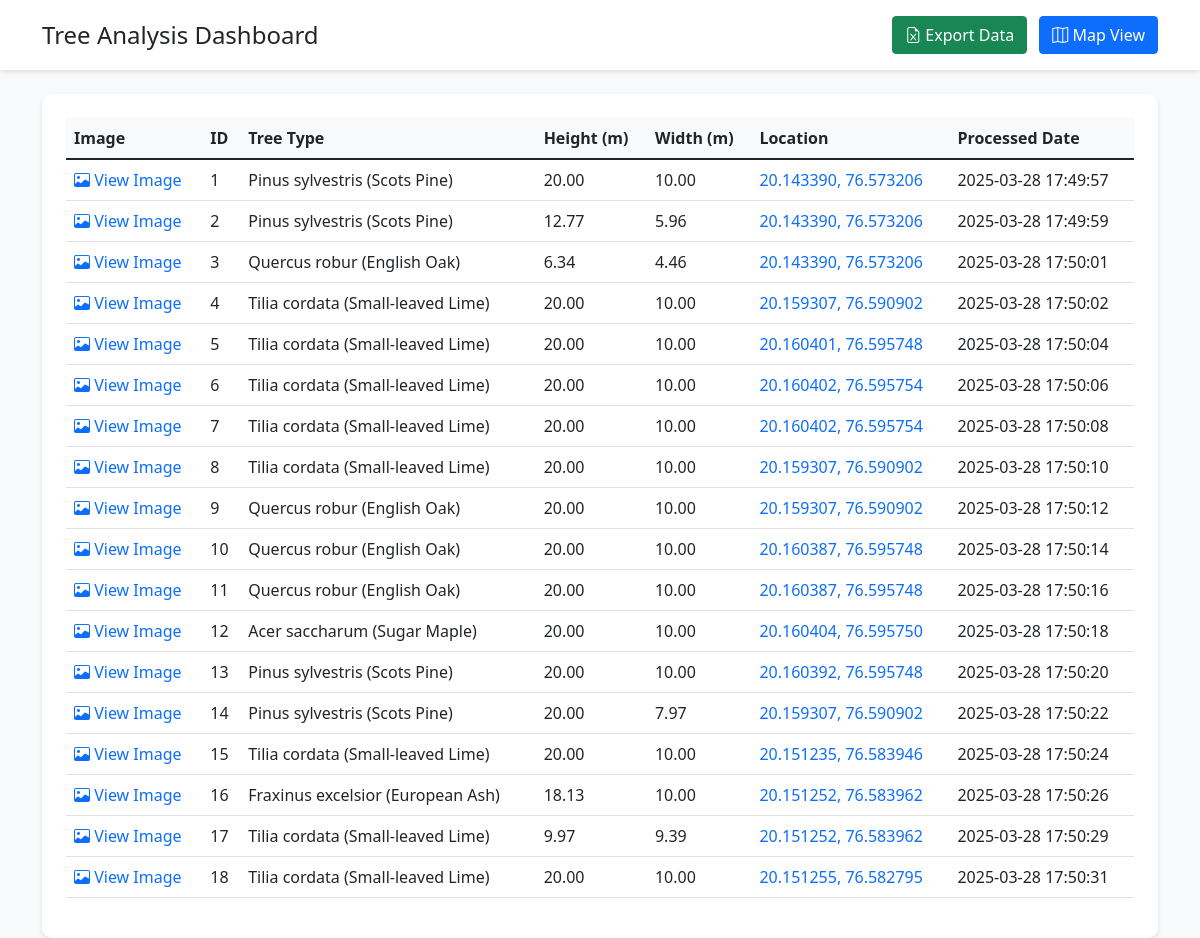
The page / on the database its author committed.
### tables this page shows
CREATE TABLE trees (
                id INTEGER PRIMARY KEY AUTOINCREMENT,
                image_path TEXT NOT NULL,
                tree_type TEXT NOT NULL,
                height_m REAL NOT NULL,
                width_m REAL NOT NULL,
                latitude REAL,
                longitude REAL,
                processed_date TEXT NOT NULL
            );

### utils/web_ui.py (the view)
@app.route('/')
def index():
    results = get_db().get_all_trees()
    trees = []
    for i, result in enumerate(results, start=1):
        image_name = os.path.basename(result[1])
        tree_data = {
            'id': i,  # Use sequential ID starting from 1
            'image_name': image_name,
            'image_path': result[1],
            'tree_type': result[2],
            'height_m': result[3],
            'width_m': result[4],
            'latitude': result[5],
            'longitude': result[6],
            'processed_date': result[7]  # Changed from 8 to 7
        }
        trees.append(tree_data)
    return render_template('index.html', trees=trees)

### utils/database.py (called while the page is built)
    def _create_tables(self):
        conn = self.get_db_connection()
        cursor = conn.cursor()
        cursor.execute('''
            CREATE TABLE IF NOT EXISTS trees (
                id INTEGER PRIMARY KEY AUTOINCREMENT,
                image_path TEXT NOT NULL,
                tree_type TEXT NOT NULL,
                height_m REAL NOT NULL,
                width_m REAL NOT NULL,
                latitude REAL,
                longitude REAL,
                processed_date TEXT NOT NULL
            )
        ''')
        conn.commit()
        conn.close()

    def get_db_connection(self):
        return sqlite3.connect(self.db_path)

    def get_all_trees(self):
        conn = self.get_db_connection()
        cursor = conn.cursor()
        cursor.execute('SELECT * FROM trees ORDER BY id')
        trees = cursor.fetchall()
        conn.close()
        return trees

### utils/web_ui.py (called while the page is built)
def get_db():
    return Database()

### utils/templates/index.html (shortened to what this page needs)
<!DOCTYPE html>
<html lang="en">
<head>
    <link href="https://cdn.jsdelivr.net/npm/bootstrap@5.1.3/dist/css/bootstrap.min.css" rel="stylesheet">
    <link rel="stylesheet" href="https://cdn.jsdelivr.net/npm/bootstrap-icons@1.7.2/font/bootstrap-icons.css">
</head>
<body>
    <div class="dashboard-header">
        <div class="container">
            <div class="d-flex justify-content-between align-items-center">
                <h1 class="h4 mb-0">Tree Analysis Dashboard</h1>
                <div>
                    <a href="{{ url_for('export_to_excel') }}" class="btn btn-success me-2">
                        <i class="bi bi-file-earmark-excel"></i> Export Data
                    </a>
                    <a href="{{ url_for('map_view') }}" class="btn btn-primary">
                        <i class="bi bi-map"></i> Map View
                    </a>
                </div>
            </div>
        </div>
    </div>
    <div class="container">
        <div class="table-container">
            <div class="table-responsive">
                <table class="table table-hover">
                    <thead>
                        <tr>
                            <th>Image</th>
                            <th>ID</th>
                            <th>Tree Type</th>
                            <th>Height (m)</th>
                            <th>Width (m)</th>
                            <th>Location</th>
                            <th>Processed Date</th>
                        </tr>
                    </thead>
                    <tbody>
                        {% for tree in trees %}
                        <tr>
                            <td>
                                <a href="{{ url_for('serve_image', filename=tree.image_name) }}"
                                   target="_blank"
                                   class="image-link">
                                    <i class="bi bi-image"></i> View Image
                                </a>
                            </td>
                            <td>{{ tree.id }}</td>
                            <td>{{ tree.tree_type }}</td>
                            <td>{{ "%.2f"|format(tree.height_m|float) }}</td>
                            <td>{{ "%.2f"|format(tree.width_m|float) }}</td>
                            <td>
                                {% if tree.latitude and tree.longitude %}
                                    <a href="https://www.openstreetmap.org/?mlat={{ tree.latitude }}&mlon={{ tree.longitude }}&zoom=15"
                                       target="_blank"
                                       class="location-link">
                                        {{ "%.6f"|format(tree.latitude|float) }}, {{ "%.6f"|format(tree.longitude|float) }}
                                    </a>
                                {% else %}
                                    <span class="text-muted">No GPS Data</span>
                                {% endif %}
                            </td>
                            <td>{{ tree.processed_date }}</td>
                        </tr>
                        {% endfor %}
                    </tbody>
                </table>
            </div>
        </div>
    </div>
</body>
</html>

### utils/templates/index.html (style rules this page uses)
body { background-color: #f8f9fa; }
.dashboard-header { background-color: #ffffff; padding: 1rem 0; box-shadow: 0 2px 4px rgba(0,0,0,0.1); margin-bottom: 1.5rem; }
.table-container { background-color: #ffffff; border-radius: 10px; box-shadow: 0 2px 4px rgba(0,0,0,0.1); padding: 1.5rem; }
.table th { background-color: #f8f9fa; font-weight: 600; white-space: nowrap; }
.table td { vertical-align: middle; }
.location-link, .image-link, .nav-link { color: #0d6efd; text-decoration: none; }

### rows shown on the page
trees: id "1", tree_type "Pinus sylvestris (Scots Pine)", height_m "20.00", width_m "10.00", latitude "20.143390", longitude "76.573206", processed_date "2025-03-28 17:49:57"
trees: id "2", tree_type "Pinus sylvestris (Scots Pine)", height_m "12.77", width_m "5.96", latitude "20.143390", longitude "76.573206", processed_date "2025-03-28 17:49:59"
trees: id "3", tree_type "Quercus robur (English Oak)", height_m "6.34", width_m "4.46", latitude "20.143390", longitude "76.573206", processed_date "2025-03-28 17:50:01"
trees: id "4", tree_type "Tilia cordata (Small-leaved Lime)", height_m "20.00", width_m "10.00", latitude "20.159307", longitude "76.590902", processed_date "2025-03-28 17:50:02"
trees: id "5", tree_type "Tilia cordata (Small-leaved Lime)", height_m "20.00", width_m "10.00", latitude "20.160401", longitude "76.595748", processed_date "2025-03-28 17:50:04"
trees: id "6", tree_type "Tilia cordata (Small-leaved Lime)", height_m "20.00", width_m "10.00", latitude "20.160402", longitude "76.595754", processed_date "2025-03-28 17:50:06"
trees: id "7", tree_type "Tilia cordata (Small-leaved Lime)", height_m "20.00", width_m "10.00", latitude "20.160402", longitude "76.595754", processed_date "2025-03-28 17:50:08"
trees: id "8", tree_type "Tilia cordata (Small-leaved Lime)", height_m "20.00", width_m "10.00", latitude "20.159307", longitude "76.590902", processed_date "2025-03-28 17:50:10"
trees: id "9", tree_type "Quercus robur (English Oak)", height_m "20.00", width_m "10.00", latitude "20.159307", longitude "76.590902", processed_date "2025-03-28 17:50:12"
trees: id "10", tree_type "Quercus robur (English Oak)", height_m "20.00", width_m "10.00", latitude "20.160387", longitude "76.595748", processed_date "2025-03-28 17:50:14"
trees: id "11", tree_type "Quercus robur (English Oak)", height_m "20.00", width_m "10.00", latitude "20.160387", longitude "76.595748", processed_date "2025-03-28 17:50:16"
trees: id "12", tree_type "Acer saccharum (Sugar Maple)", height_m "20.00", width_m "10.00", latitude "20.160404", longitude "76.595750", processed_date "2025-03-28 17:50:18"
trees: id "13", tree_type "Pinus sylvestris (Scots Pine)", height_m "20.00", width_m "10.00", latitude "20.160392", longitude "76.595748", processed_date "2025-03-28 17:50:20"
trees: id "14", tree_type "Pinus sylvestris (Scots Pine)", height_m "20.00", width_m "7.97", latitude "20.159307", longitude "76.590902", processed_date "2025-03-28 17:50:22"
trees: id "15", tree_type "Tilia cordata (Small-leaved Lime)", height_m "20.00", width_m "10.00", latitude "20.151235", longitude "76.583946", processed_date "2025-03-28 17:50:24"
trees: id "16", tree_type "Fraxinus excelsior (European Ash)", height_m "18.13", width_m "10.00", latitude "20.151252", longitude "76.583962", processed_date "2025-03-28 17:50:26"
trees: id "17", tree_type "Tilia cordata (Small-leaved Lime)", height_m "9.97", width_m "9.39", latitude "20.151252", longitude "76.583962", processed_date "2025-03-28 17:50:29"
trees: id "18", tree_type "Tilia cordata (Small-leaved Lime)", height_m "20.00", width_m "10.00", latitude "20.151255", longitude "76.582795", processed_date "2025-03-28 17:50:31"
